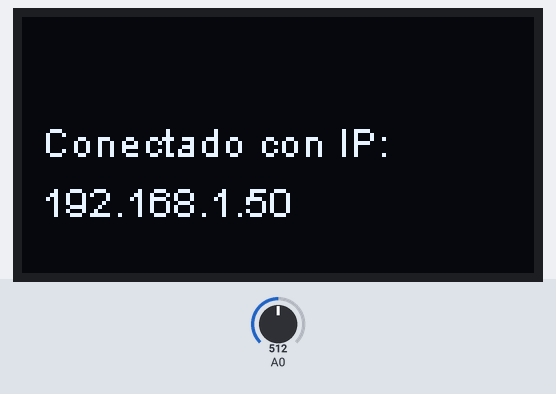
Bench run of a sketch on a simulated ESP8266 (NodeMCU). On the bench: 128×64 one-colour display. The inputs (shaded band) are chosen by the test bench; at power-on: A0 = 512. WiFi joins after 1.5 s; servers stay silent unless stated; random numbers use the default seed unless the sketch sets one.

Above: at 1.6 s.
At 2.3 s:
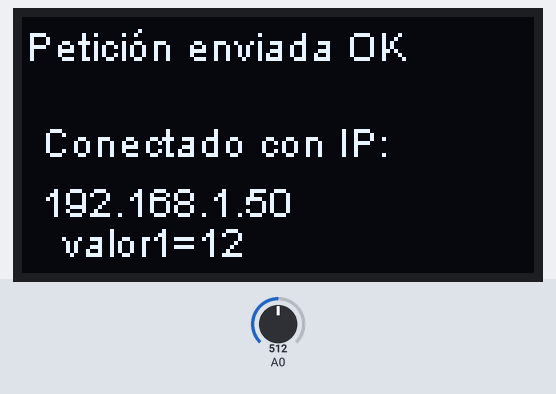

The sketch:

WiFiMultiOled.ino
```cpp
/*
 *  This sketch trys to Connect to the best AP based on a given list
 *
 */

#include <ESP8266WiFi.h>
#include <ESP8266WiFiMulti.h>

//******* Oled *************************
#include <Wire.h>
#include <SSD1306.h>
#define flipDisplay true
SSD1306 display(0x3c, 5, 4); //GPIO 5 = D1, GPIO 4 = D2

// Definimos parámetros ******************************
#define WIFISID "Escribe aquí tu SSID"
#define WIFIPASS "Escribe aquí tu password"

// Definimos los parámetros para el IFTTT **********************************
#define HOSTIFTTT "maker.ifttt.com"
#define EVENTO "Escribe aquí el nombre de tu evento"
#define IFTTTKEY "Escribe aquí tu Key obtenida desde Settings del servicio Webhooks "

ESP8266WiFiMulti WiFiMulti;

// Utilizamos la conexión SSL del ESP8266 ************************************
WiFiClientSecure client;

// Variable que permite ejecutar una sola vez la función
bool ejecutado = false;

//**************************************************************************

void setup() {

 Serial.begin(115200);
 delay(10);

 /* Inicializamos la pantalla */
int col=0;
display.init();
if (flipDisplay) display.flipScreenVertically();

 // Conectamos a la red WiFi
 WiFiMulti.addAP(WIFISID, WIFIPASS);

display.clear();
display.setFont(ArialMT_Plain_10);
display.drawString(10, 25, "Conectando Wifi");
display.display();


 while (WiFiMulti.run() != WL_CONNECTED) {
display.drawString(10+col,40, " ..      ");
col++;
display.display();
delay(70);
 }

display.clear();
display.drawString(5,25, "Conectado con IP:");
display.drawString(5,40,WiFi.localIP().toString());
display.display();
delay(500);

 //Establecemos la semilla en un pin analogico
 randomSeed(analogRead(A0));
}

//*************************************************************************************************************************************************************
void loop() {

if (!ejecutado)
  {
    // Obtenemos los valores
    int valor1 = (int)random(12, 40);
    int valor2 = (int)random(50, 99);
    int valor3 = analogRead(A0);


    display.drawString(10, 50,"valor1="+String(valor1));
    display.display();

    enviar_tweet(valor1, valor2, valor3);
    ejecutado = true;
  }
}

//************** función envio tweet **********************************************

void enviar_tweet(int valor1, int valor2, int valor3)
{
  // Cerramos cualquier conexión anterior

  if (client.connected())
  {
    client.stop();
  }

  // Esperamos hasta que se hayan enviado todos los datos
  client.flush();

  // Hacemos la petición mediante SSL
  if (client.connect(HOSTIFTTT, 443)) {

    // Construimos la petición HTTP
    String toSend = "GET /trigger/";
    toSend += EVENTO;
    toSend += "/with/key/";
    toSend += IFTTTKEY;
    toSend += "?value1=";
    toSend += valor1;
    toSend += " HTTP/1.1\r\n";
    toSend += "Host: ";
    toSend += HOSTIFTTT;
    toSend += "\r\n";
    toSend += "Connection: close\r\n\r\n";

    client.print(toSend);

    display.drawString(1,1,"Petición enviada OK");
    display.display();

  }

  // Esperamos hasta que se hayan enviado todos los datos
  client.flush();
  // Desconectamos del cliente
  client.stop();

}
```

Measured:
- what the display in image 0 shows lasts 0.5 s, from 1.6 s to 2.1 s
